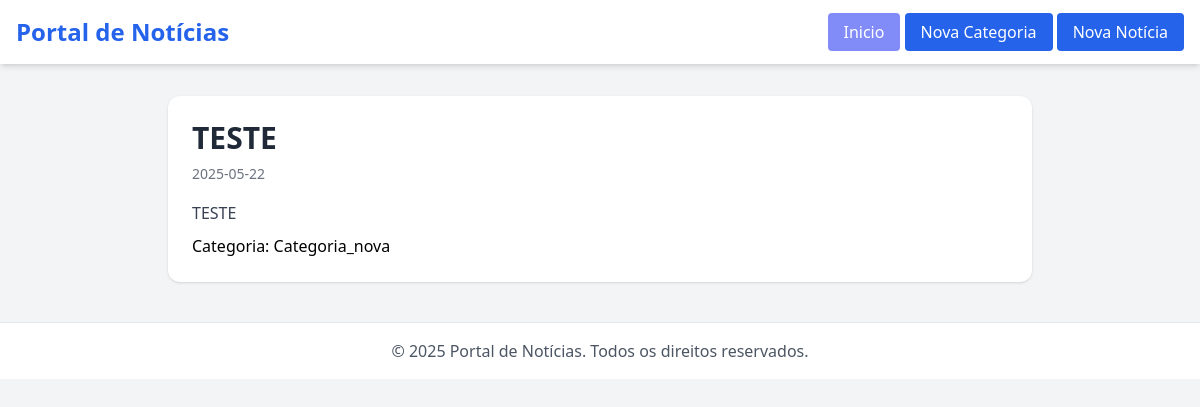
Screenshot of /FRONTEND/visualizar.php?ID=9 with the database file from the repository.
### tables this page shows
CREATE TABLE IF NOT EXISTS `tabela_noticias` (
  `ID` int NOT NULL AUTO_INCREMENT,
  `Titulo` varchar(300) DEFAULT NULL,
  `Resumo` varchar(500) DEFAULT NULL,
  `Conteudo` varchar(700) DEFAULT NULL,
  `Data` date DEFAULT NULL,
  `Categoria_ID` int DEFAULT NULL,
  PRIMARY KEY (`ID`),
  KEY `Categoria_CHAVE` (`Categoria_ID`),
  CONSTRAINT `Categoria_CHAVE` FOREIGN KEY (`Categoria_ID`) REFERENCES `categoria_noticia` (`Categoria_ID`)
);

CREATE TABLE IF NOT EXISTS `categoria_noticia` (
  `Categoria_ID` int NOT NULL AUTO_INCREMENT,
  `Categoria` varchar(50) DEFAULT NULL,
  `Sobre` varchar(250) DEFAULT NULL,
  PRIMARY KEY (`Categoria_ID`)
);

### FRONTEND/visualizar.php (the view, shortened to what this page needs)
<?php include '../BACKEND/conexao.php'; ?>
<!DOCTYPE html>
<html lang="pt-BR">
<head>
  <script src="https://cdn.tailwindcss.com"></script>
</head>
<body class="bg-gray-100 font-sans">
  <header class="bg-white shadow-md p-4 flex items-center justify-between">
    <h1 class="text-2xl font-bold text-blue-600">Portal de Notícias</h1>
    <div>
    <a href="index.php" class="bg-indigo-400 text-white px-4 py-2 rounded hover:bg-blue-700 transition">Inicio</a>
    <a href="adicionar_categoria.php" class="bg-blue-600 text-white px-4 py-2 rounded hover:bg-blue-700 transition">Nova Categoria</a>
    <a href="adicionar.php" class="bg-blue-600 text-white px-4 py-2 rounded hover:bg-blue-700 transition">Nova Notícia</a>
    </div>
  </header>
  <main class="max-w-4xl mx-auto mt-8 px-4">
    <section class="bg-white rounded-xl shadow p-6 mb-6">
      <?php
        $pegarID = $_GET['ID'];
        $sql = "SELECT * FROM tabela_noticias as n  LEFT JOIN categoria_noticia as c ON n.Categoria_ID = c.Categoria_ID WHERE ID = $pegarID";
        $dados_liquido = mysqli_fetch_assoc(mysqli_query($conexao, $sql));
          $titulo = $dados_liquido['Titulo'];
          $data = $dados_liquido['Data'];
          $conteudo = $dados_liquido['Conteudo'];
          $categoria = $dados_liquido['Categoria']
      ?>
      <h2 class="text-3xl font-bold text-gray-800 mb-2"><?= $titulo ?></h2>
      <p class="text-sm text-gray-500 mb-4"><?= $data ?></p>
      <p class="text-gray-700 leading-relaxed">
          <?= $conteudo?>
      </p>
      <p class="mt-2">Categoria: <?= $categoria ?></p>
    </section>
  </main>
  <footer class="bg-white mt-10 text-center text-gray-600 py-4 border-t">
    &copy; 2025 Portal de Notícias. Todos os direitos reservados.
  </footer>
</body>
</html>

### rows the page displays
tabela_noticias: Titulo "TESTE", Data "2025-05-22", Conteudo "TESTE", Categoria_ID.Categoria "Categoria_nova"
